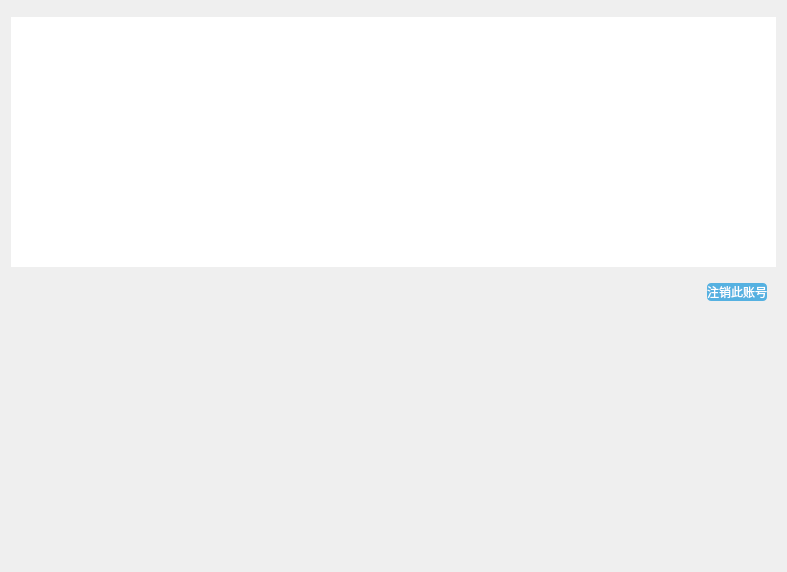
<?xml version="1.0" encoding="UTF-8"?>
<ui version="4.0">
 <class>Reader</class>
 <widget class="QWidget" name="Reader">
  <property name="geometry">
   <rect>
    <x>0</x>
    <y>0</y>
    <width>787</width>
    <height>572</height>
   </rect>
  </property>
  <property name="windowTitle">
   <string>Form</string>
  </property>
  <property name="styleSheet">
   <string notr="true">QLabel,
QTableView
{
	border: none;
	color: #1296db;
	font: 14px &quot;微软雅黑&quot;;
}

QLabel:hover
{
	color: #ffffff;
}

QTableView:item:selected
{
	color: #1296db;
	background: qlineargradient(spread: pad, x1: 0, y1: 0, x2: 0, y2: 1, stop: 0 #def0fe, stop: 1 #c0def6);
}

QTableView:item:hover
{
	background: qlineargradient(spread: pad, x1: 0, y1: 0, x2: 0, y2: 1, stop: 0 #f2f9ff, stop: 1 #daefff);
}

QTableView:item
{
	padding: 5px;
	margin: 0px;
}

QScrollBar:vertical
{
	padding-top: 15px;
	padding-bottom: 15px;
	background-color: rgba(0, 0, 0, 0);
}

QScrollBar:add-line:vertical
{
	height: 15px;
	width: 15px;
	subcontrol-position: bottom;
	subcontrol-origin: margin;
	border-image: url(:/Images/down.png);
}

QScrollBar:add-line:vertical:pressed
{
	height: 15px;
	width: 15px;
	subcontrol-position: bottom;
	subcontrol-origin: margin;
	border-image: url(:/Images/down_pre.png);
}

QScrollBar:sub-line:vertical
{
	height: 15px;
	width: 15px;
	subcontrol-position: top;
	subcontrol-origin: margin;
	border-image: url(:/Images/up.png);
}

QScrollBar:sub-line:vertical:pressed
{
	height: 15px;
	width: 15px;
	subcontrol-position: top;
	subcontrol-origin: margin;
	border-image: url(:/Images/up_pre.png);
}

QScrollBar:handle:vertical
{
	background: #1296db;
	width: 15px;
}

QScrollBar:handle:vertical:hover
{
	width: 15px;
	background: #00aaff;
}</string>
  </property>
  <layout class="QVBoxLayout" name="verticalLayout">
   <item>
    <widget class="MenuBar" name="widget_2" native="true"/>
   </item>
   <item>
    <widget class="QTableView" name="readerView">
     <property name="focusPolicy">
      <enum>Qt::NoFocus</enum>
     </property>
     <property name="styleSheet">
      <string notr="true">color: #000000;</string>
     </property>
     <property name="editTriggers">
      <set>QAbstractItemView::NoEditTriggers</set>
     </property>
     <property name="selectionMode">
      <enum>QAbstractItemView::SingleSelection</enum>
     </property>
     <property name="selectionBehavior">
      <enum>QAbstractItemView::SelectRows</enum>
     </property>
     <property name="sortingEnabled">
      <bool>true</bool>
     </property>
    </widget>
   </item>
   <item>
    <widget class="QWidget" name="widget" native="true">
     <layout class="QHBoxLayout" name="horizontalLayout">
      <item>
       <spacer name="horizontalSpacer">
        <property name="orientation">
         <enum>Qt::Horizontal</enum>
        </property>
        <property name="sizeHint" stdset="0">
         <size>
          <width>40</width>
          <height>20</height>
         </size>
        </property>
       </spacer>
      </item>
      <item>
       <widget class="QPushButton" name="deleteButton">
        <property name="focusPolicy">
         <enum>Qt::NoFocus</enum>
        </property>
        <property name="styleSheet">
         <string notr="true">QPushButton 
{
	background-color: rgba(18, 150, 219, 0.7);
    border-radius: 4px;  
	color: #ffffff;
	font: 14px &quot;微软雅黑&quot;;
}  

QPushButton:pressed
{
	background-color: #00aaff;
}</string>
        </property>
        <property name="text">
         <string>注销此账号</string>
        </property>
       </widget>
      </item>
     </layout>
    </widget>
   </item>
   <item>
    <spacer name="verticalSpacer">
     <property name="orientation">
      <enum>Qt::Vertical</enum>
     </property>
     <property name="sizeHint" stdset="0">
      <size>
       <width>20</width>
       <height>40</height>
      </size>
     </property>
    </spacer>
   </item>
  </layout>
 </widget>
 <customwidgets>
  <customwidget>
   <class>MenuBar</class>
   <extends>QWidget</extends>
   <header>menubar.h</header>
   <container>1</container>
  </customwidget>
 </customwidgets>
 <resources/>
 <connections/>
</ui>
